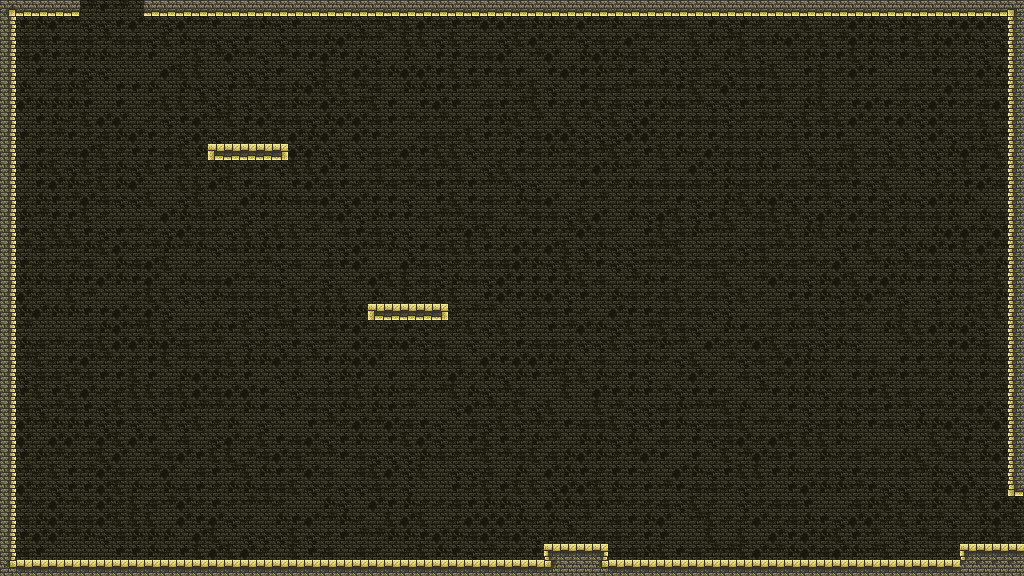

A 2D game scene composited from a Tiled map and its tileset images. What follows is a short description and the map's XML, with each tile layer's data collapsed to a summary:
An orthogonal 64x36 tile map with 16x16 px tiles, 2 tile layers (Background, Walls), 2 tilesets and 1 object (powerup).

<map version="1.4" tiledversion="1.4.1" orientation="orthogonal" renderorder="right-down" width="64" height="36" tilewidth="16" tileheight="16" infinite="0" nextlayerid="4" nextobjectid="6">
 <editorsettings>
  <export target="level2_0..json" format="json" />
 </editorsettings>
 <tileset firstgid="1" source="../gamedevmarket/5e2cbce57025549152274cf3a95ee676/ForgottenDungeon.tsx" />
 <tileset firstgid="101" source="../gamedevmarket/5e2cbce57025549152274cf3a95ee676/ForgottenDungeonRecolor.tsx" />
 <layer id="1" name="Background" width="64" height="36">
  <data>[2304 cells, 2304 non-empty, 9 distinct tile ids]</data>
 </layer>
 <layer id="2" name="Walls" width="64" height="36">
  <data>[2304 cells, 206 non-empty, 21 distinct tile ids]</data>
 </layer>
 <objectgroup id="3" name="Objects">
  <object id="4" name="PowerupLink" type="powerup" x="576" y="528" width="16" height="16" />
 </objectgroup>
</map>
